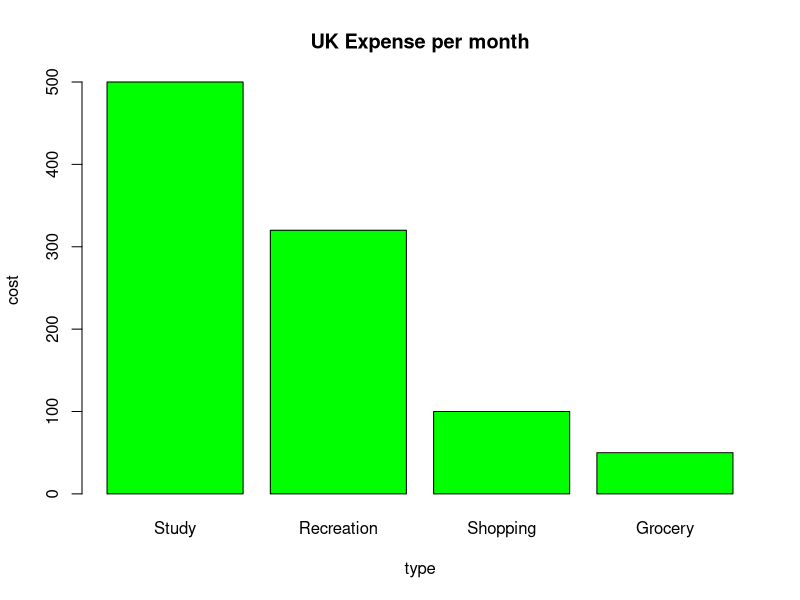
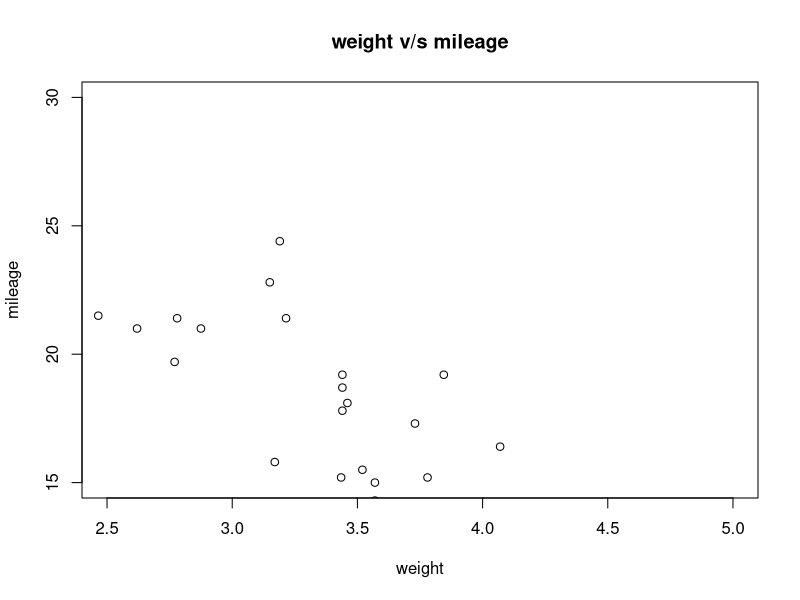

Reproduce these figures in R, in order. (Note: this script raises an error after producing the figures.)
library(dplyr)
library(sqldf)
a<-data.frame(Types=c('Grocery','Shopping','Study','Recreation')
              ,Cost = c(50,100,500,320))
a
s1<-sqldf('select * from a order by cost desc')
s1
barplot(s1$Cost,names.arg = s1$Types,xlab='type',ylab='cost'
        ,main='UK Expense per month',col='green',border='black')


#scatterplot

#it is used for comparing variable
#plot(x,y,xlab,ylab,xlim,ylim,main)
d<-data("mtcars")
View(d)
View (mtcars)
plot(x=mtcars$wt,y=mtcars$mpg,xlab ='weight'
,ylab='mileage',xlim=c(2.5,5),ylim=c(15,30),main='weight v/s mileage')

#Line Graph-type:-o,l,p
plot(x,type,xlab,ylab,col,main)
v<-c(56,21,16,33,49,37)
plot(v,type='o',xlab='months',ylab='temp',col='red'
     ,main = 'Temprature jan-june')



t2<-c(31,45,23,56,41)
#multi-line graph
lines(t2,types='l',col='green')

t3<-c(32,45,57,26,56)
lines(t3,types='l',col='red')


install.packages('flexdashboard')
df<-data.frame(rollno=c(1:5),name=c('a','b','c','d','e'),marks=c(78,67,56,24,87))
View(df)
library(sqldf)
s1<-sqldf('select * from df order by marks')
View(s1)
